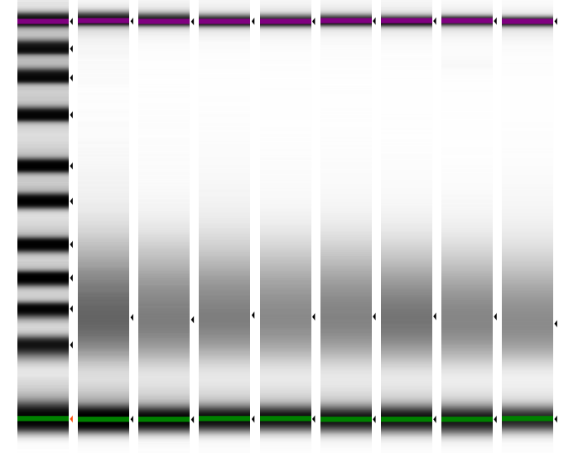
#> input picture tests/gel.png, 566 x 453 px
$ python -i analyze_gel.py   (imports and definitions only)
#> lines starting #> are read from the running program, lines starting #| are printed output that depends on the picture; after the words box and inside, x2 and y2 are one past the last pixel; in counts of white or black regions, pixels touching at a corner belong together
"""

Add-on functions for electropherogram generation from an annotated gel image

Author: Anja Hess

Date: 2025-APR-15


"""
import os
import pandas as pd
import matplotlib.pyplot as plt
import matplotlib.patches as mpatches
import imageio.v3 as iio
import skimage as ski
import numpy as np
from skimage import measure, util
from skimage.filters import threshold_otsu
from skimage.measure import label, regionprops
from skimage.color import label2rgb
from skimage.transform import resize

def range_intersect(r1, r2):
    """

    Find intersection of two ranges

    :param r1: range
    :param r2: range
    :return: intersection

    """
    return range(max(r1.start, r2.start), min(r1.stop, r2.stop)) or None


def resize_img(image):
    """

    Resize each image (helpful for data storage)

    :param image_file: image array
    :return: resized image

    """

    height, width = image.shape[0], image.shape[1] #height, width
#> height = 453; width = 566

    # To target height
    TARGET_HEIGHT = 500
    coefficient = width / 500
#> coefficient = 1.13
    new_width = width / coefficient
#> new_width = 500
    image_resized = resize(image, (TARGET_HEIGHT, new_width),
                           anti_aliasing=True)

    return image_resized


def remove_colors_from_img(image, max_range=0.3):
    """
    Remove colors from an image, especially colored arrows or marker annotations
    :param image: numpy array
    :param max_range: maximum color range to accept before making this black -> increasing = more tolerance
    :return: all colors now black.
    """
#> called with max_range = 0.3
    RGBrange = np.ptp(image, axis=2)
    coloured = RGBrange > max_range
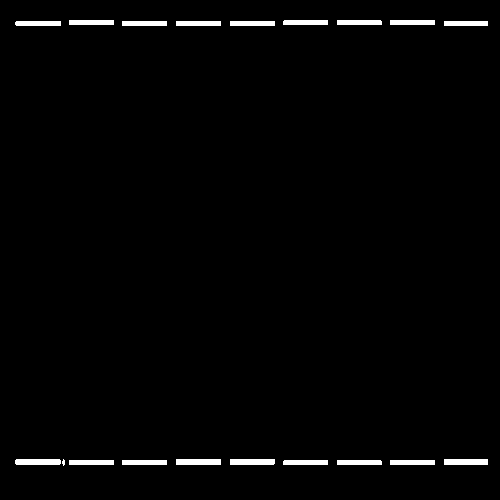
#> coloured: shape (500, 500) bool; 1.7% white; 19 white regions (1 under 20 px), largest, box (x1, y1, x2, y2) and area: (15, 459, 61, 465) 272, (176, 459, 221, 465) 270, (230, 459, 275, 465) 269
    image[coloured] = [0,0,0]
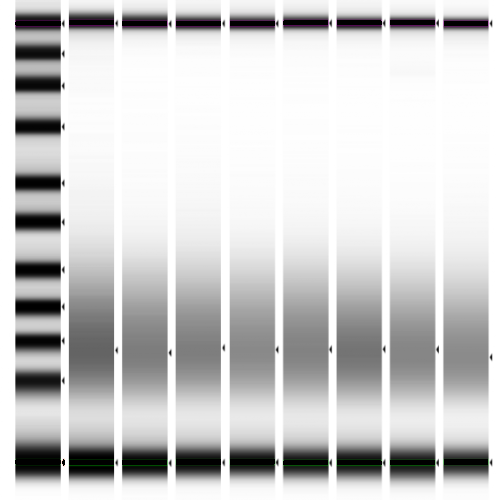
#> image: shape (500, 500, 3) float64; mean R, G, B 0.805, 0.805, 0.805
    return image


def analyze_gel(image_file, run_id=None, marker_lane=0):
    """

    Core function to generate a signal table from a DNA gel image.

    :param image_file: str, path to DNA gel image
    :return: multiple intermediate images to visualize the gel band detection are \
    generated and saved, finally the signal table is saved to disk and returned \
    along with the save_dir (str) and the error.
    """

    print("------------------------------------------------------------")
    print("        Loading image for signal table generation")
    print("------------------------------------------------------------")

    # Define output dir
    if not run_id:
        run_id = image_file.rsplit("/", 1)[1].rsplit(".", 1)[0]
    save_dir = image_file.rsplit("/", 1)[0] + f"/{run_id}/"
    save_table = f"{save_dir}signal_table.csv"
    gel_dir = f"{save_dir}images/"
    os.makedirs(save_dir, exist_ok=True)
    os.makedirs(gel_dir, exist_ok=True)

    ####################################################################################
    # 1. Load the image
    ####################################################################################
    input_image = image_file

    # load, resize, remove colors
    gel = iio.imread(uri=input_image)[:,:,:3]
    gel = resize_img(gel)
    gel = remove_colors_from_img(gel)

    fig, ax = plt.subplots()
    ax.imshow(gel, cmap="gray")
    plt.savefig(f"{gel_dir}colors-removed.png")
    plt.close()

    grey = ski.color.rgb2gray(gel)
    blurred_shapes = ski.filters.gaussian(grey, sigma=1.0)

    ####################################################################################
    # 2. Threshold
    ####################################################################################
    threshold = threshold_otsu(blurred_shapes)
#> threshold = 0.67
    thresh_img = grey < threshold
#> thresh_img: shape (500, 500) bool; 24.4% white; 66 white regions (31 under 20 px), largest, box (x1, y1, x2, y2) and area: (69, 285, 114, 393) 4860, (122, 299, 167, 388) 3978, (337, 301, 382, 390) 3969
    fig, ax = plt.subplots()
    ax.imshow(thresh_img, cmap="gray")
    plt.savefig(f"{gel_dir}thresholded.png")
    plt.close()

    ####################################################################################
    # 3. Partition into lanes
    ####################################################################################
    # Retrieve regions
    label_image = label(thresh_img)
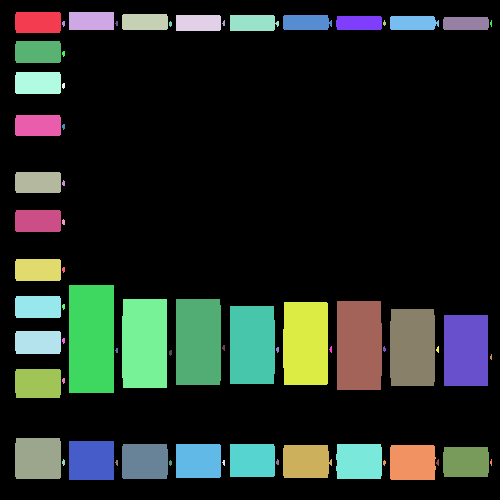
#> label_image: shape (500, 500) int32; 67 distinct labels, from 0 to 66; one colour per label, 0 black
    image_label_overlay = label2rgb(label_image, image=grey, bg_label=0)
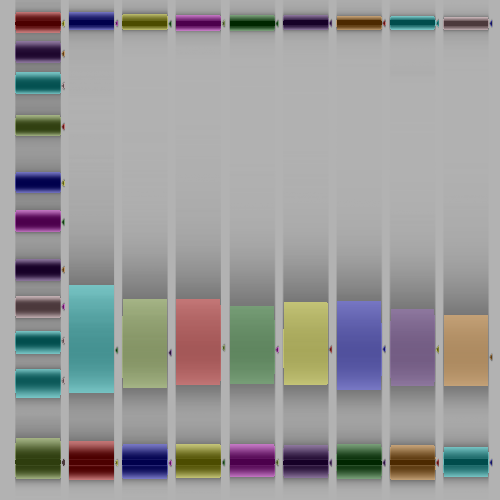
#> image_label_overlay: shape (500, 500, 3) float64; mean R, G, B 0.599, 0.598, 0.596
    fig, ax = plt.subplots(figsize=(10, 6))
    ax.imshow(image_label_overlay)
    plt.savefig(f"{gel_dir}lanes.png")
    plt.close()
    height_max = label_image.shape[0]
#> height_max = 500

    ####################################################################################
    # 4. Retrieve lane X-coordinates
    ####################################################################################
    lane_coordinates = {}
    counter = 0
    fig, ax = plt.subplots(figsize=(10, 6))
    ax.imshow(label_image, cmap="gray")
    for i, region in enumerate(regionprops(label_image)):
        if region.area >= 100: # Minimum size
            ovlp = None
            minr, minc, maxr, maxc = region.bbox
            #############################################################################
            # GET X-COORDINATES (Y=Same)
            # Exclude overlapping coordinates that are already in the dict
            #############################################################################
            if (minc, maxc) not in lane_coordinates.values():
                r1 = range(minc, maxc)
                for x,y in lane_coordinates.values():
                    r2 = range(x,y)
                    ovlp = range_intersect(r1, r2)
                    if ovlp:
                        break
                if ovlp:
                    continue
                counter += 1
                lane_coordinates[counter] = (minc, maxc)
            rect = mpatches.Rectangle(
                (minc, 0), maxc - minc, height_max,
                fill=False, edgecolor='red', linewidth=2)
            ax.add_patch(rect)
#> this loop made 66 passes
#> (minr, minc, maxr, maxc) on passes 1, 2, 3, 4, 5, 6, 7, 8, 9, 16, 18, 20: (12, 15, 33, 61), (12, 69, 30, 114), (14, 122, 30, 168), (15, 176, 31, 221), (15, 230, 31, 279), (15, 283, 30, 332), (16, 336, 30, 382), (16, 390, 30, 439), (17, 443, 30, 489), (41, 15, 63, 61), (72, 15, 94, 61), (115, 15, 136, 61)
#> after the loop, counter = 9; lane_coordinates = 9 items
    plt.tight_layout()
    plt.savefig(f"{gel_dir}{counter}_lanes_borders.png")
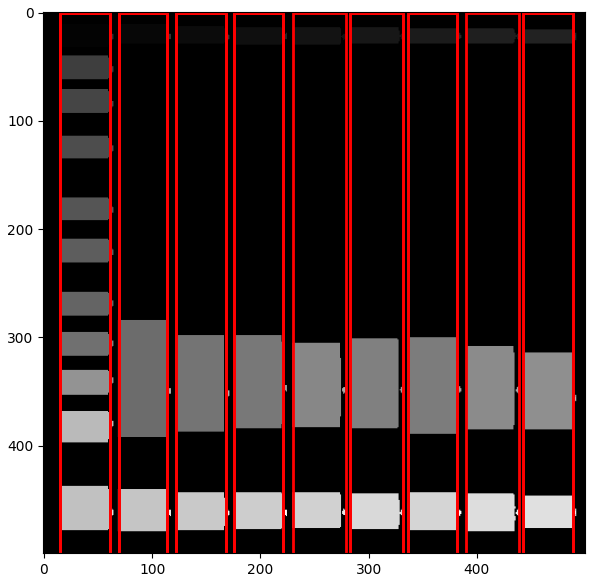
#> figure drawn by matplotlib, 1 panel
    plt.close()

    ####################################################################################
    # Critical - lane coordinates are not sorted yet, do this here:
    ####################################################################################
    sorted_lane_coordinates = sorted(lane_coordinates.items(), key=lambda x: x[1])
#> sorted_lane_coordinates = [(1, (15, 61)), (2, (69, 114)), (3, (122, 168)), (4, (176, 221)), (5, (230, 279)), (6, (283, 332)), (7, (336, 382)), (8, (390, 439)), (9, (443, 489))]
    lane_coordinates = {}
    for i, ele in enumerate(sorted_lane_coordinates):
        lane_coordinates[i] = ele[1]
#> this loop made 9 passes
#> ele on passes 1 to 9: (1, (15, 61)), (2, (69, 114)), (3, (122, 168)), (4, (176, 221)), (5, (230, 279)), (6, (283, 332)), (7, (336, 382)), (8, (390, 439)), (9, (443, 489))

    ####################################################################################
    # 5. Retrieve intensity profile of each lane along Y-axis
    ####################################################################################
    profiles = []
    image_copy = blurred_shapes.copy()
    for region in lane_coordinates:
        # 1. The image is cropped to the lane only
        minc, maxc = lane_coordinates[region] # X-coordinates of each lane
        cropImg = image_copy[:, minc:maxc]
        # 2. Invert the colors (so black ergo DNA is the highest signal)
        cropImginvert = util.invert(cropImg, signed_float=False)
        start = (0,cropImg.shape[1]/2)  # Start of the profile line row=100, col=0
        end = (cropImg.shape[0],cropImg.shape[1]/2)  # End of the profile line row=100, col=last

        # Invert the scale so the most far DNA is the lowest basebairs
        inverted_scale = cropImginvert[::-1]
        profile = measure.profile_line(inverted_scale, start, end)
        fig, ax = plt.subplots(1, 2)
        ax[0].set_title('Image')
        ax[0].imshow(cropImg, cmap="gray")
        ax[0].plot([start[1], end[1]], [start[0], end[0]], 'r')
        ax[1].set_title('Profile')
        ax[1].plot(profile)
        plt.savefig(f"{gel_dir}{region}_profile.png")
        plt.close()
        profiles.append(profile)
#> this loop made 9 passes
#> (minc, maxc, start, end) on passes 1 to 9: (15, 61, (0, 23), (500, 23)), (69, 114, (0, 22.5), (500, 22.5)), (122, 168, (0, 23), (500, 23)), (176, 221, (0, 22.5), (500, 22.5)), (230, 279, (0, 24.5), (500, 24.5)), (283, 332, (0, 24.5), (500, 24.5)), (336, 382, (0, 23), (500, 23)), (390, 439, (0, 24.5), (500, 24.5)), (443, 489, (0, 23), (500, 23))
#> pass 1, in analyze_gel, `plt.savefig(f"{gel_dir}{region}_profile.png")`:
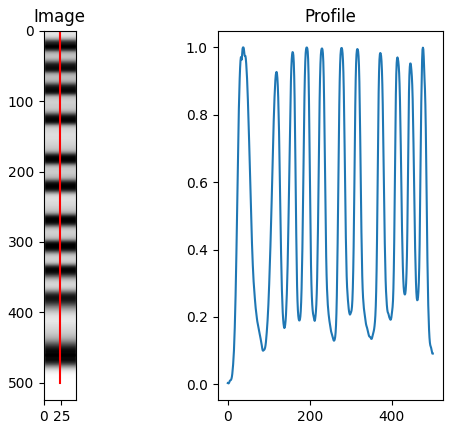
#> figure drawn by matplotlib, 2 panels; panel 2: curve peaks at x = 38, y = 1
#> after the loop:
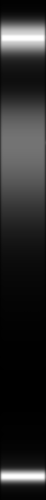
#> inverted_scale: shape (500, 46) float64; min 0.00311, max 0.999, mean 0.17
#> after the loop, profiles = 9 items
    ####################################################################################
    # 5. Checkpoint - do we have enough lanes?
    ####################################################################################

    if len(profiles) <= 1:
        error = ("Insufficient gel lanes detected. "
                 "Make sure your image is a DNA gel image (must be white "
                 "background with black bands on it")
        print(error)
        exit()

    ###################################################################################
    # 6. Transform to df + quick sanity check that ladder is available
    ###################################################################################
    df = pd.DataFrame.from_records(profiles).transpose()
#> df = table of 501 rows and 9 columns
    avail_lanes = df.shape[1]-1
#> avail_lanes = 8
    if avail_lanes < marker_lane:
        print(f"--- Your marker lane ({marker_lane+1}) is outside the number of lanes "
              f"detected from your image (found {avail_lanes}). "
              f"Please check image outputs and try again.")
        exit()
    ###################################################################################
    # 5. Save the inentsity profile
    ###################################################################################
    df.rename(columns={marker_lane: "Ladder"}, inplace=True)
    df.to_csv(save_table, index=False)

    return save_table, save_dir

# END OF SCRIPT

>>> result = analyze_gel('../tests/gel.png')
